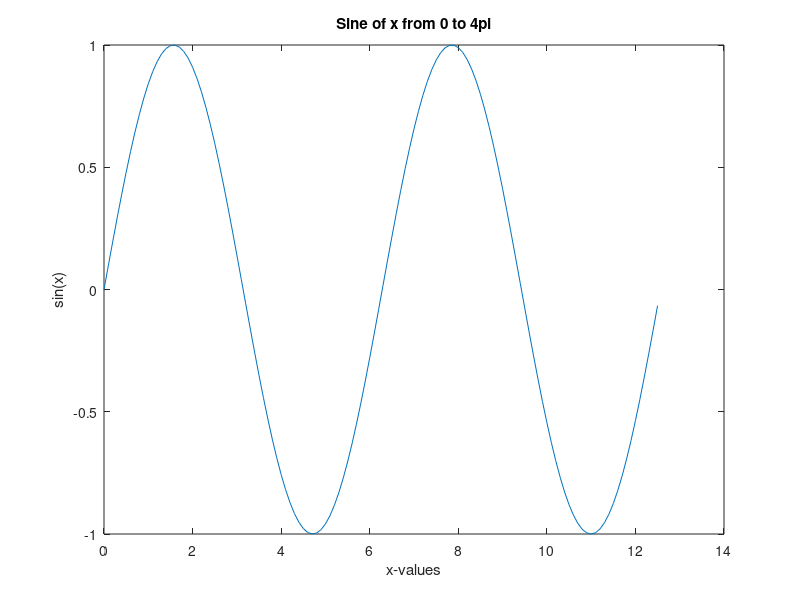
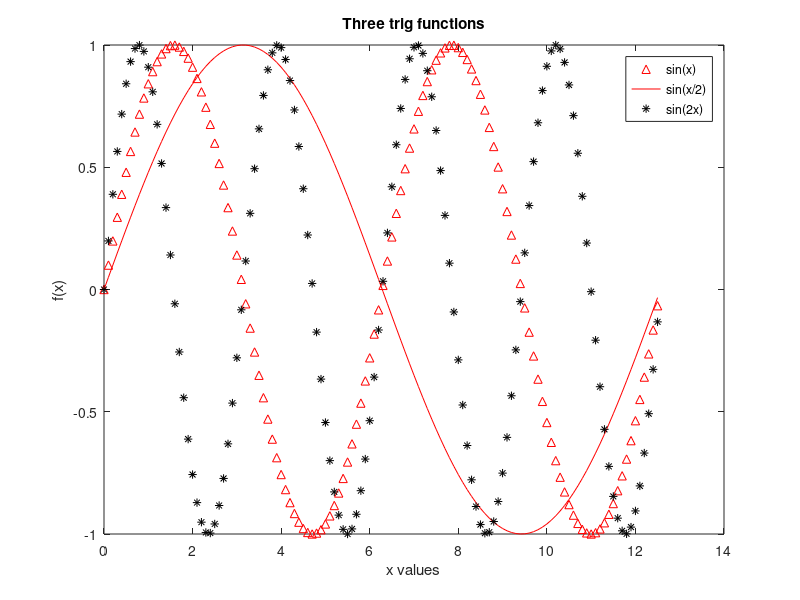
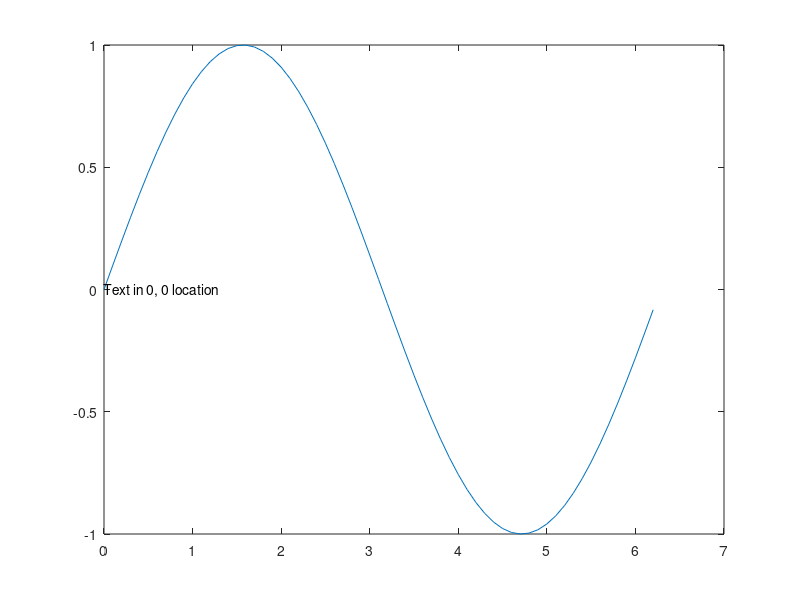
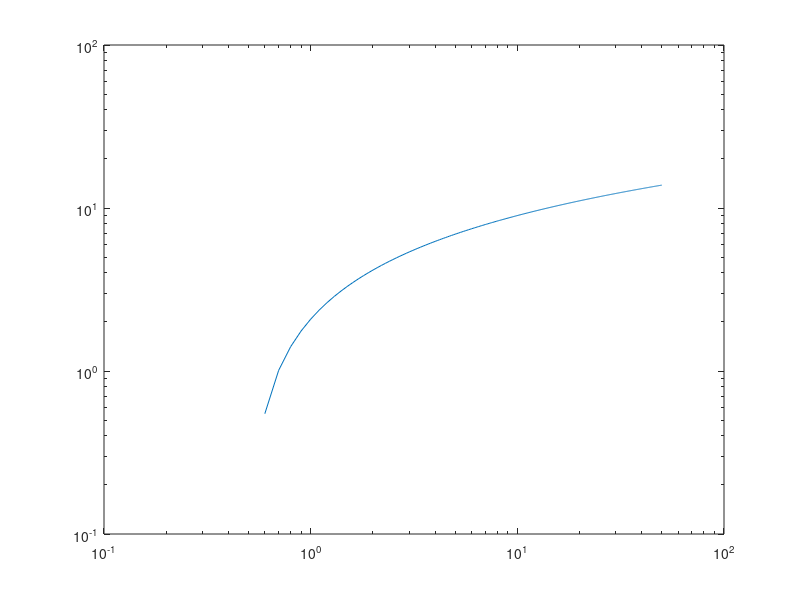

Reproduce these figures in MATLAB, in order.
%% Week 4 Plotting Practice

%% simple line plot
figure('Name','simple line plot figure window')
x = 0:0.1:4*pi
y = sin(x)

plot(x,y)
xlabel('x-values')
ylabel('sin(x)')
title('Sine of x from 0 to 4pi')

%% Mulit-line plot
figure(2)
x = 0:0.1:4*pi
y1 = sin(x)
y2 = sin(x/2)
y3 = sin(2*x)
%y = [y1' y2' y3']

plot(x,y1,'^r',x,y2,'-r',x,y3,'*k')
xlabel('x values')
ylabel('f(x)')
title('Three trig functions')
legend('sin(x)','sin(x/2)','sin(2x)')

%% A plot with text
figure(3)
x = 0:0.1:2*pi
y = sin(x)
plot(x,y)
text(0,0,'Text in 0, 0 location')

%% Plot a histogram
figure(4)
x = randn(100)
hist(x(:))

%% semilog plots
x = 0:0.1:50
y = 20*2.^(x./2)
y2 = 3*log(2*x)
%plot(x,y)
%semilogy(x,y)
%semilogx(x,y2)
loglog(x,y2)

%% 4 subplots
x = 0:0.1:50
y = 20*2.^(x./2)
y2 = 3*log(2*x)

figure(6)
subplot(2,2,1)
plot(x,y)
title('Linear')
subplot(2,2,2)
semilogy(x,y)
title('Log y')
subplot(2,2,3)
semilogx(x,y2)
title('Log x')
subplot(2,2,4)
loglog(x,y2)
title('Log Log')
%% Build a y-y plot (a plot with two different y axis)
x = linspace(0,10,100)
y1 = 0.5*x
y2 = 1000*x
figure(7)
a = plotyy(x,y1,x,y2)   %a is a figure handle
ylabel(a(1),'y1 label')
ylim(a(1),[0 5])
ylabel(a(2),'y2 label')




















































